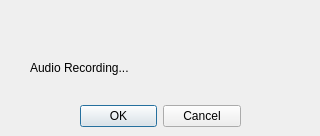
<?xml version="1.0" encoding="UTF-8"?>
<ui version="4.0">
 <class>arDialog</class>
 <widget class="QDialog" name="arDialog">
  <property name="geometry">
   <rect>
    <x>0</x>
    <y>0</y>
    <width>320</width>
    <height>136</height>
   </rect>
  </property>
  <property name="windowTitle">
   <string>Dialog</string>
  </property>
  <widget class="QDialogButtonBox" name="buttonBox">
   <property name="geometry">
    <rect>
     <x>80</x>
     <y>100</y>
     <width>161</width>
     <height>32</height>
    </rect>
   </property>
   <property name="orientation">
    <enum>Qt::Horizontal</enum>
   </property>
   <property name="standardButtons">
    <set>QDialogButtonBox::Cancel|QDialogButtonBox::Ok</set>
   </property>
  </widget>
  <widget class="QLabel" name="lblAudioStatus">
   <property name="geometry">
    <rect>
     <x>30</x>
     <y>60</y>
     <width>261</width>
     <height>16</height>
    </rect>
   </property>
   <property name="text">
    <string>Audio Recording...</string>
   </property>
  </widget>
 </widget>
 <resources/>
 <connections>
  <connection>
   <sender>buttonBox</sender>
   <signal>accepted()</signal>
   <receiver>arDialog</receiver>
   <slot>accept()</slot>
   <hints>
    <hint type="sourcelabel">
     <x>248</x>
     <y>254</y>
    </hint>
    <hint type="destinationlabel">
     <x>157</x>
     <y>274</y>
    </hint>
   </hints>
  </connection>
  <connection>
   <sender>buttonBox</sender>
   <signal>rejected()</signal>
   <receiver>arDialog</receiver>
   <slot>reject()</slot>
   <hints>
    <hint type="sourcelabel">
     <x>316</x>
     <y>260</y>
    </hint>
    <hint type="destinationlabel">
     <x>286</x>
     <y>274</y>
    </hint>
   </hints>
  </connection>
 </connections>
</ui>
